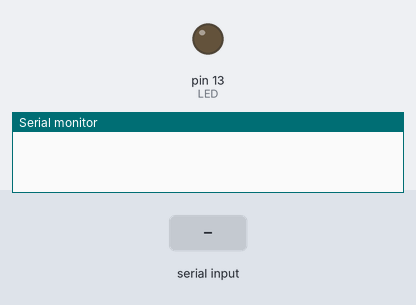
Bench run of a sketch on a simulated Arduino Uno, built with avr-gcc and run on an emulated ATmega328P. Shown: output pins drawn as LEDs (lit = HIGH), the last lines printed to the serial monitor. Dashed ring = blinking. The test bench sets the inputs (shaded band).

Above: at 1.2 s.
1.3 s: "5\n" received over Serial
At 2.8 s:
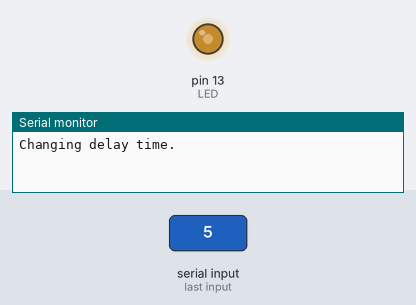
3.5 s: "90,45\n" received over Serial
At 3.69 s:
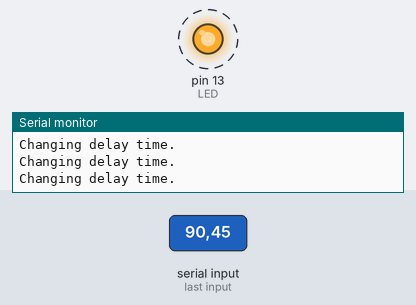
Timing chart, 0 to 12.5 s (numbered marks = the images above; inputs shaded):
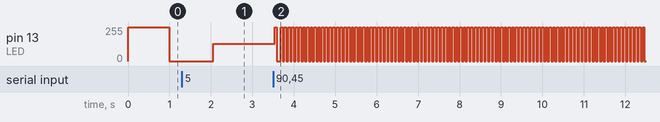

Measured:
- after the input at 3.5 s, pin 13 (LED): alternates 255/255 for 0.05 s and 0/255 for 0.05 s, starting at once

The sketch:

serial_blink.ino
```cpp
int BAUD = 9600; // our baud  rate for Serial
int LED = 13; // led pin on most arduino boards
int delay_time = 1000;

void setup() {
  // put your setup code here, to run once:
  Serial.begin(BAUD);
  pinMode(LED, OUTPUT);
}

void loop() {
  // put your main code here, to run repeatedly:
  if(Serial.available() > 0){
    delay_time = Serial.parseInt();
    Serial.read(); // flushes out any extra bytes in buffer

    Serial.println("Changing delay time.");
  }
  digitalWrite(LED, HIGH);
  delay(delay_time);
  digitalWrite(LED, LOW);
  delay(delay_time);
}
```
